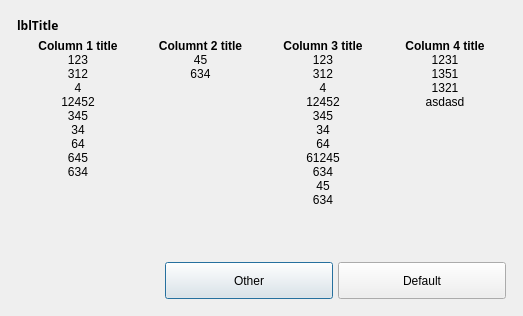
<?xml version="1.0" encoding="UTF-8"?>
<ui version="4.0">
 <class>Dialog</class>
 <widget class="QDialog" name="Dialog">
  <property name="geometry">
   <rect>
    <x>0</x>
    <y>0</y>
    <width>523</width>
    <height>316</height>
   </rect>
  </property>
  <property name="windowTitle">
   <string>Dialog</string>
  </property>
  <property name="autoFillBackground">
   <bool>false</bool>
  </property>
  <layout class="QVBoxLayout" name="verticalLayout_2">
   <item>
    <widget class="QFrame" name="frContainer">
     <property name="frameShape">
      <enum>QFrame::NoFrame</enum>
     </property>
     <property name="frameShadow">
      <enum>QFrame::Raised</enum>
     </property>
     <layout class="QVBoxLayout" name="verticalLayout">
      <property name="spacing">
       <number>0</number>
      </property>
      <property name="margin">
       <number>6</number>
      </property>
      <item>
       <layout class="QHBoxLayout" name="DialogTitle">
        <property name="bottomMargin">
         <number>5</number>
        </property>
        <item>
         <widget class="QLabel" name="lblTitle">
          <property name="sizePolicy">
           <sizepolicy hsizetype="Preferred" vsizetype="Preferred">
            <horstretch>0</horstretch>
            <verstretch>0</verstretch>
           </sizepolicy>
          </property>
          <property name="maximumSize">
           <size>
            <width>16777215</width>
            <height>45</height>
           </size>
          </property>
          <property name="font">
           <font>
            <family>Century Gothic</family>
            <weight>75</weight>
            <bold>true</bold>
           </font>
          </property>
          <property name="text">
           <string>lblTitle</string>
          </property>
         </widget>
        </item>
       </layout>
      </item>
      <item>
       <layout class="QGridLayout" name="contentsLayout">
        <item row="1" column="0">
         <widget class="QLabel" name="lblColumn1Contents">
          <property name="styleSheet">
           <string>font-weight: normal;</string>
          </property>
          <property name="text">
           <string>123
312
4
12452
345
34
64
645
634
</string>
          </property>
          <property name="alignment">
           <set>Qt::AlignHCenter|Qt::AlignTop</set>
          </property>
         </widget>
        </item>
        <item row="0" column="0">
         <widget class="QLabel" name="lblColumn1Title">
          <property name="styleSheet">
           <string>font-weight: bold;</string>
          </property>
          <property name="text">
           <string>Column 1 title</string>
          </property>
          <property name="alignment">
           <set>Qt::AlignHCenter|Qt::AlignTop</set>
          </property>
         </widget>
        </item>
        <item row="0" column="1">
         <widget class="QLabel" name="lblColumn2Title">
          <property name="styleSheet">
           <string>font-weight: bold;</string>
          </property>
          <property name="text">
           <string>Columnt 2 title</string>
          </property>
          <property name="alignment">
           <set>Qt::AlignHCenter|Qt::AlignTop</set>
          </property>
         </widget>
        </item>
        <item row="1" column="1">
         <widget class="QLabel" name="lblColumn2Contents">
          <property name="styleSheet">
           <string>font-weight: normal;</string>
          </property>
          <property name="text">
           <string>45
634
</string>
          </property>
          <property name="alignment">
           <set>Qt::AlignHCenter|Qt::AlignTop</set>
          </property>
         </widget>
        </item>
        <item row="0" column="2">
         <widget class="QLabel" name="lblColumn3Title">
          <property name="styleSheet">
           <string>font-weight: bold;</string>
          </property>
          <property name="text">
           <string>Column 3 title</string>
          </property>
          <property name="alignment">
           <set>Qt::AlignHCenter|Qt::AlignTop</set>
          </property>
         </widget>
        </item>
        <item row="1" column="2">
         <widget class="QLabel" name="lblColumn3Contents">
          <property name="styleSheet">
           <string>font-weight: normal;</string>
          </property>
          <property name="text">
           <string>123
312
4
12452
345
34
64
61245
634
45
634
</string>
          </property>
          <property name="alignment">
           <set>Qt::AlignHCenter|Qt::AlignTop</set>
          </property>
         </widget>
        </item>
        <item row="0" column="3">
         <widget class="QLabel" name="lblColumn4Title">
          <property name="styleSheet">
           <string>font-weight: bold;</string>
          </property>
          <property name="text">
           <string>Column 4 title</string>
          </property>
          <property name="alignment">
           <set>Qt::AlignHCenter|Qt::AlignTop</set>
          </property>
         </widget>
        </item>
        <item row="1" column="3">
         <widget class="QLabel" name="lblColumn4Contents">
          <property name="styleSheet">
           <string>font-weight: normal;</string>
          </property>
          <property name="text">
           <string>1231
1351
1321
asdasd</string>
          </property>
          <property name="alignment">
           <set>Qt::AlignHCenter|Qt::AlignTop</set>
          </property>
         </widget>
        </item>
       </layout>
      </item>
      <item>
       <spacer name="ContentBottomSpacer">
        <property name="orientation">
         <enum>Qt::Vertical</enum>
        </property>
        <property name="sizeHint" stdset="0">
         <size>
          <width>20</width>
          <height>43</height>
         </size>
        </property>
       </spacer>
      </item>
      <item>
       <layout class="QHBoxLayout" name="DialogButtons">
        <property name="topMargin">
         <number>5</number>
        </property>
        <item>
         <spacer name="ButtonAlignSpacer">
          <property name="orientation">
           <enum>Qt::Horizontal</enum>
          </property>
          <property name="sizeHint" stdset="0">
           <size>
            <width>40</width>
            <height>20</height>
           </size>
          </property>
         </spacer>
        </item>
        <item>
         <widget class="QPushButton" name="btnCancel">
          <property name="enabled">
           <bool>true</bool>
          </property>
          <property name="minimumSize">
           <size>
            <width>168</width>
            <height>37</height>
           </size>
          </property>
          <property name="maximumSize">
           <size>
            <width>168</width>
            <height>37</height>
           </size>
          </property>
          <property name="text">
           <string>Other</string>
          </property>
          <property name="default">
           <bool>false</bool>
          </property>
         </widget>
        </item>
        <item>
         <spacer name="ButtonsSpacer">
          <property name="orientation">
           <enum>Qt::Horizontal</enum>
          </property>
          <property name="sizeType">
           <enum>QSizePolicy::Fixed</enum>
          </property>
          <property name="sizeHint" stdset="0">
           <size>
            <width>5</width>
            <height>20</height>
           </size>
          </property>
         </spacer>
        </item>
        <item>
         <widget class="QPushButton" name="btnOK">
          <property name="enabled">
           <bool>true</bool>
          </property>
          <property name="minimumSize">
           <size>
            <width>168</width>
            <height>37</height>
           </size>
          </property>
          <property name="maximumSize">
           <size>
            <width>168</width>
            <height>37</height>
           </size>
          </property>
          <property name="text">
           <string>Default</string>
          </property>
          <property name="default">
           <bool>false</bool>
          </property>
         </widget>
        </item>
       </layout>
      </item>
     </layout>
    </widget>
   </item>
  </layout>
 </widget>
 <resources/>
 <connections/>
</ui>
